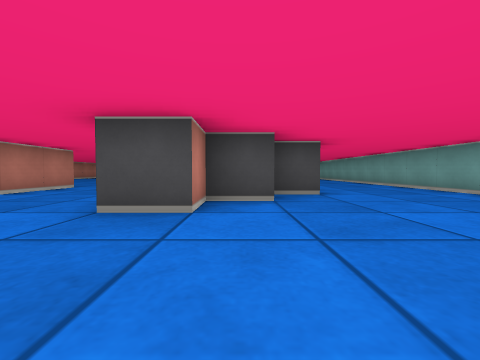
View 1 (above)

21 first-person views from a walk through a cub3D level. The camera is about half as high as the walls, tilts 2° down and sees 90° across. The floor is counted in squares. Each view is taken from the middle of a square. On the plan, view 1 faces up. The plan holds only what a view shows up to about 9 squares ahead; the rest is blank. The place goes on beyond the plan.

View 2
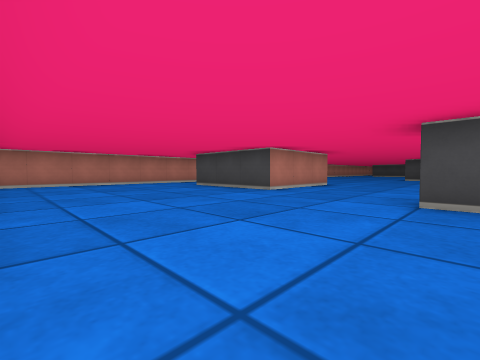

View 3
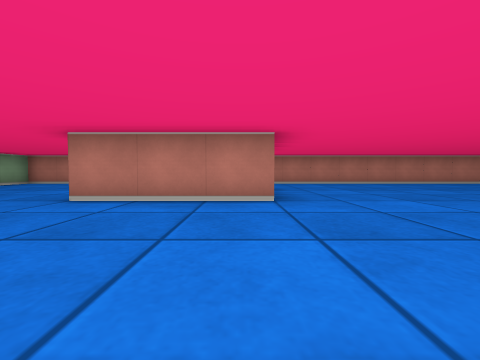

View 4
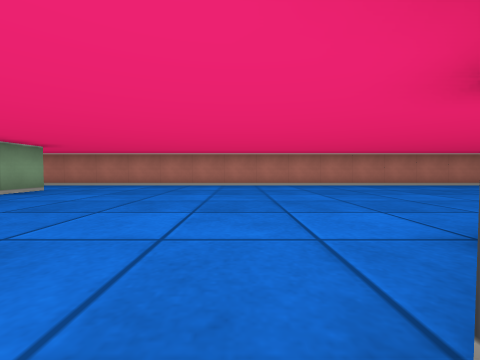

View 5
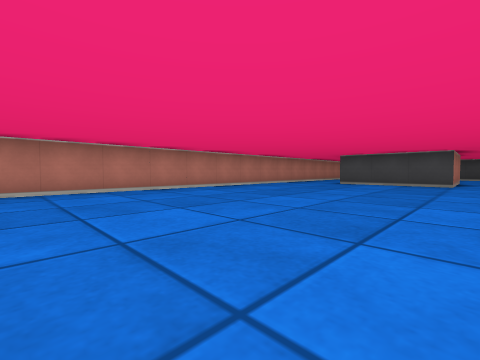

View 6
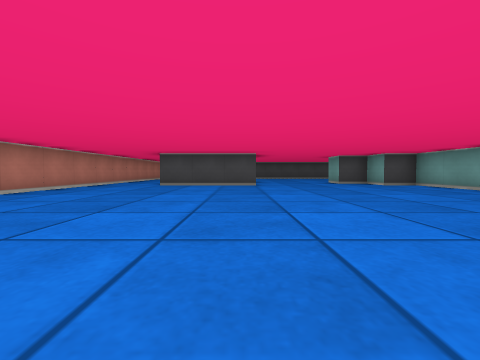

View 7
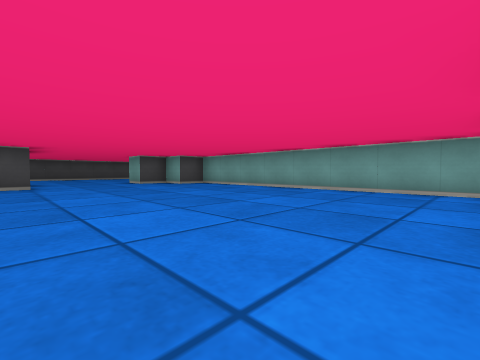

View 8
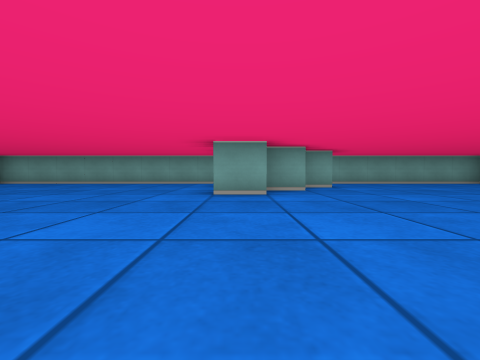

View 9
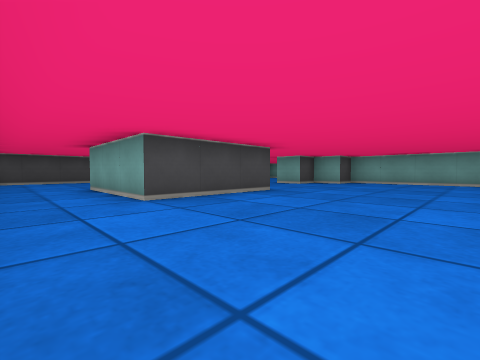

View 10
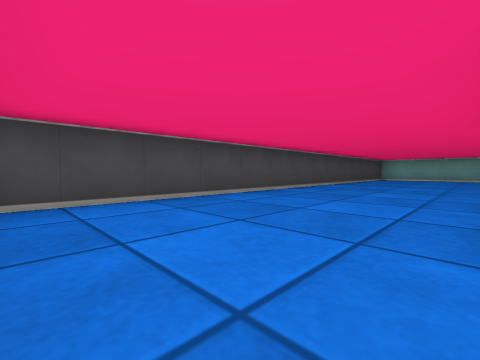

View 11
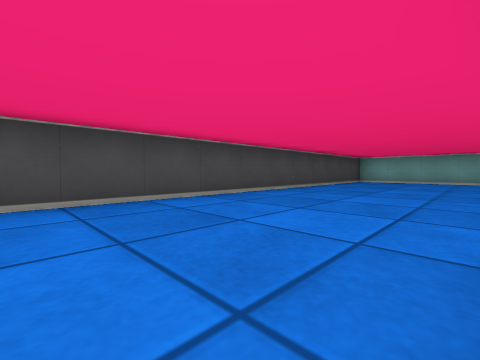

View 12
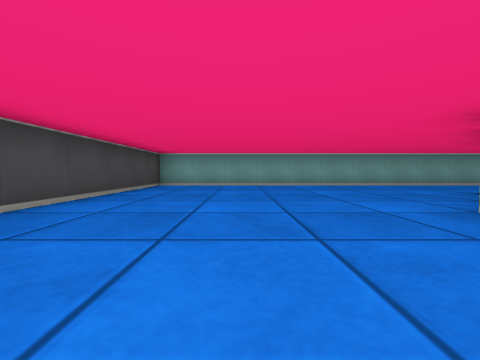

View 13
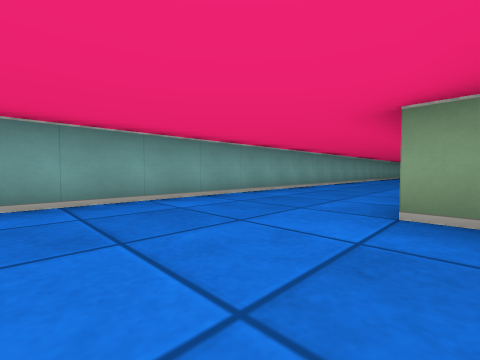

View 14
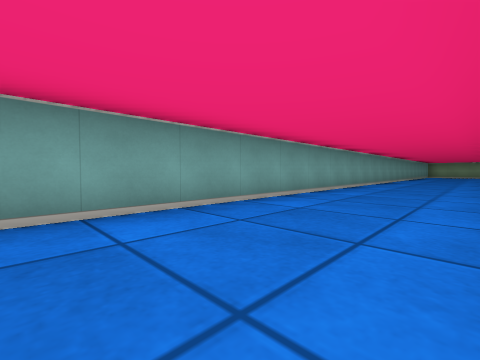

View 15
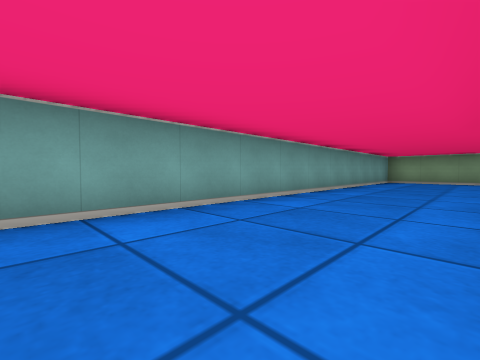

View 16
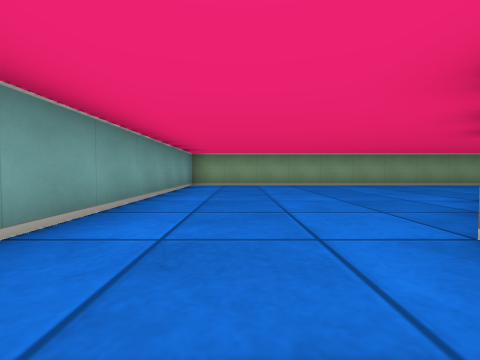

View 17
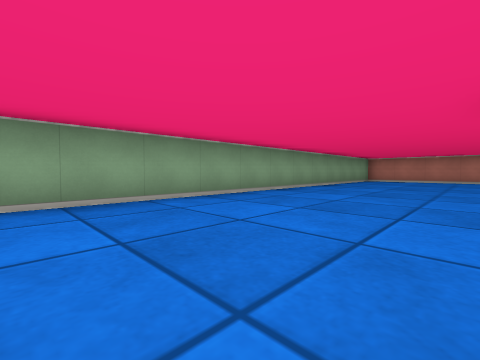

View 18
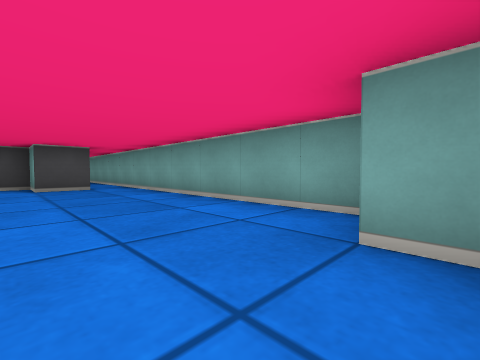

View 19
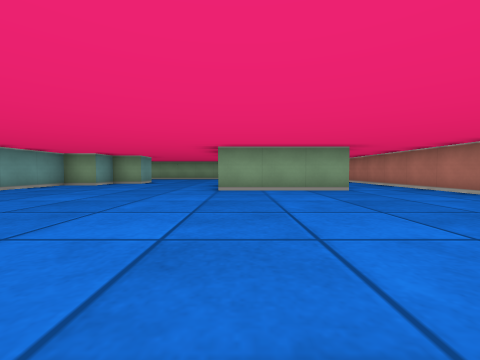

View 20
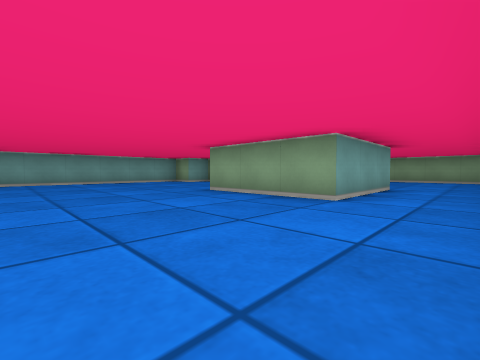

View 21
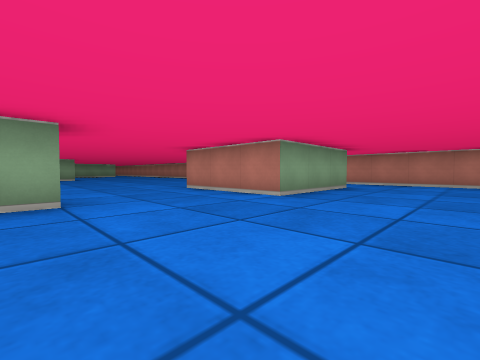

### Floor plan
Points are (right, up) in squares from view 1. A wall is a line through its corners. A room is listed if a view was taken in it or the views show most of it. See-through windows are left out.
Room 1 (views 1, 2, 3, 4, 5, 6, 7, 8, 9, 10, 11, 12, 13, 14, 15, 16, 17, 18, 19, 20, 21)
walls: (-3.5, 12.5) (-3.5, 13.5); (-0.5, 10.5) (-1.5, 10.5) (-1.5, 11.5) (-2.5, 11.5) (-2.5, 12.4); (-4.5, 6.5) (-4.5, 3.5) (-7.5, 3.5) (-7.5, 6.5) (-4.5, 6.5); (-4.5, 21.5) (-7.5, 21.5) (-7.5, 24.5) (-4.5, 24.5) (-4.5, 21.5); (0.9, 21.5) (1.5, 21.5); (-1.6, 23.5) (-0.5, 23.5); (1.6, 4.5) (0.5, 4.5) (0.5, 21.5) (-0.5, 21.5) (-0.5, 22.5) (-1.5, 22.5) (-1.5, 23.2); (0.6, 3.5) (-0.5, 3.5) (-0.5, 2.5) (-1.5, 2.5); (-1.5, 3) (-1.5, 3.5) (-0.5, 3.5) (-0.5, 4.5) (0.5, 4.5); (-9.5, 27) (-9.5, -1.5) (4.5, -1.5) (4.5, 28.5) (-9.1, 28.5)

Where each view was taken, in squares from view 1:
view 1: 0 up, 0 right, facing up
view 2: 1 down, 1 left, facing up-left
view 3: 6 up, 1 left, facing left
view 4: 11 up, 2 left, facing left
view 5: 13 up, 4 left, facing up-left
view 6: 14 up, 5 left, facing up
view 7: 14 up, 5 left, facing up-right
view 8: 13 up, 8 left, facing right
view 9: 18 up, 9 left, facing up-right
view 10: 25 up, 9 left, facing up-right
view 11: 25 up, 6 left, facing up-right
view 12: 26 up, 3 left, facing right
view 13: 24 up, 1 right, facing down-right
view 14: 19 up, 2 right, facing down-right
view 15: 9 up, 2 right, facing down-right
view 16: 6 up, 3 right, facing down
view 17: 2 up, 2 right, facing down-left
view 18: 4 up, 2 left, facing up-right
view 19: 12 up, 5 left, facing down
view 20: 10 up, 9 left, facing down-right
view 21: 27 up, 1 left, facing down-left
